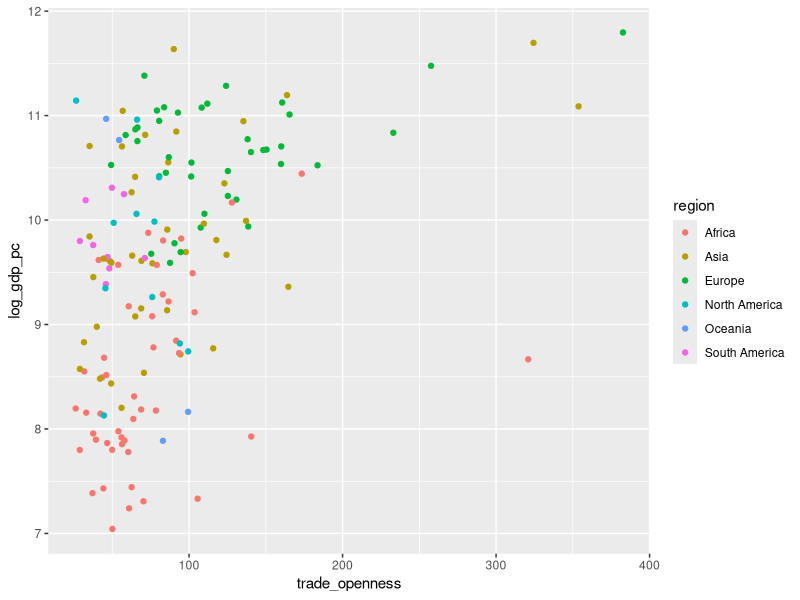
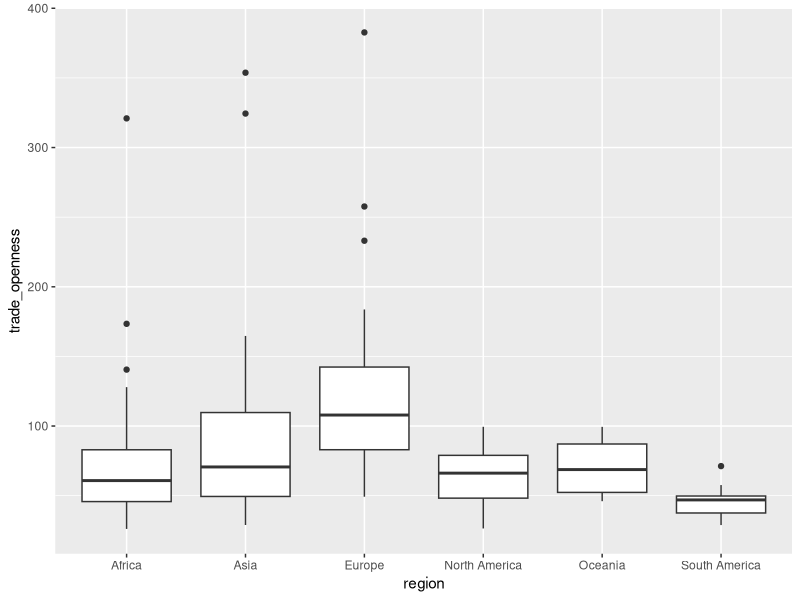
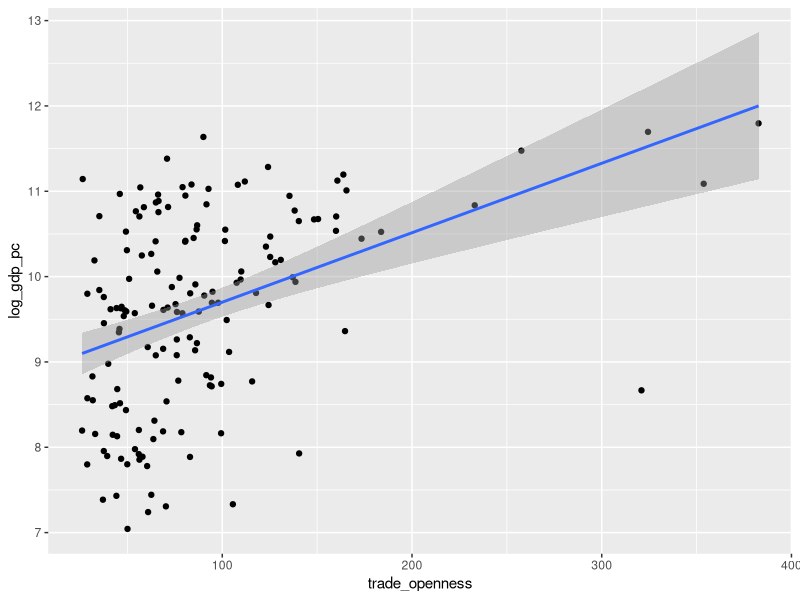

Here is the R script that generated these plots, in order:
## ---- chunk 1
library(tidyverse)
trade_raw <- read_csv("data/trade_raw.csv")
## ---- chunk 2
dim(trade_raw)
## ---- chunk 3
select(trade_raw, country = Entity, code = Code, year = Year, trade_openness = `Trade (% of GDP)` )
## ---- chunk 4
filter(trade_raw, str_length(Code) == 3)
## ---- chunk 5
trade <- filter(trade_raw, Year == 2019)
## ---- chunk 6
trade <- trade_raw |>
  select(
    country = Entity,
    code = Code,
    year = Year,
    trade_openness = `Trade (% of GDP)`
  ) |>
  filter(str_length(code) == 3, year == 2019)
## ---- chunk 7
gdp <- read_csv("data/gdp_raw.csv") |>
  select(
    country = Entity,
    code = Code,
    year = Year,
    gdp = `GDP per capita`,
    region = `World region according to OWID`
  ) |>
  filter(str_length(code) == 3, year == 2019)
## ---- chunk 8
inner_join(trade, gdp)
## ---- chunk 9
df <- read_csv("data/trade_gdp.csv")
## ---- chunk 10
df <- mutate(df, log_gdp_pc = log(gdp_per_capita))
## ---- chunk 11
ggplot(df, aes(trade_openness, log_gdp_pc, color = region)) + geom_point()
## ---- chunk 12
cor(df$trade_openness, df$log_gdp_pc)
## ---- chunk 13
group_by(df, region) |>
  summarize(
    mean = mean(trade_openness),
    median = median(trade_openness),
    sd = sd(trade_openness)
  )
## ---- chunk 14
ggplot(df, aes(region, trade_openness)) + geom_boxplot()
## ---- chunk 15
m1 <- lm(log_gdp_pc ~ trade_openness, data = df)
## ---- chunk 16
ggplot(df, aes(trade_openness, log_gdp_pc)) + geom_point() + geom_smooth(method = "lm")
## ---- chunk 17

## ---- chunk 18
summary(m1)
## ---- chunk 19

## ---- chunk 20
m2 <- lm(log_gdp_pc ~ trade_openness + democracy, data = df)
## ---- chunk 21
m1
m2
